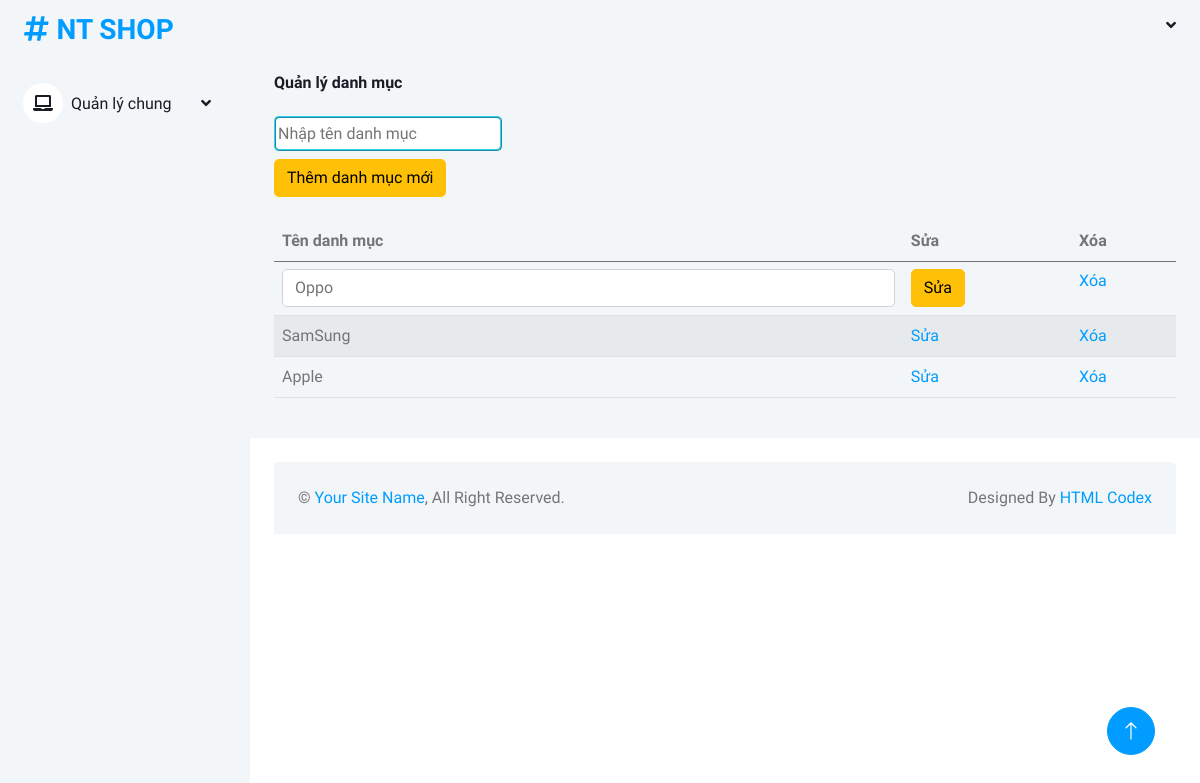
The page /admin/qldanhmuc/index.php?action=sua&id=1 on the database its author committed.
### tables this page shows
CREATE TABLE IF NOT EXISTS `danhmuc` (
  `id` int(11) NOT NULL AUTO_INCREMENT,
  `tendanhmuc` varchar(50) NOT NULL,
  PRIMARY KEY (`id`)
);

### model/danhmuc.php (called while the page is built, shortened)
<?php
class DANHMUC{
    public function laydanhmuc(){
        $dbcon = DATABASE::connect();
        try{
            $sql = "SELECT * FROM danhmuc";
            $cmd = $dbcon->prepare($sql);
            $cmd->execute();
            $result = $cmd->fetchAll();
            return $result;
        }
        catch(PDOException $e){
            $error_message = $e->getMessage();
            echo "<p>Lỗi truy vấn: $error_message</p>";
            exit();
        }
    }
}
?>

### admin/qldanhmuc/main.php (the view, shortened to what this page needs)
<?php include("../top.php"); ?>
            <div class="content_body bg-light">
                <div class="bg-light rounded h-100 p-4">
                    <h6 class="mb-4">Quản lý danh mục</h6>
                    <div class="d-flex align-items-center gap-2">
					<div id="formthem">
<form class="form-inline" method="post">
	<div><input type="text" name="txtten" placeholder="Nhập tên danh mục" class="add_category_inp"></div>
	<input type="submit" class="btn btn-warning mt-2 mb-4" value="Thêm danh mục mới">
</form>
</div>
                    </div>
                    <table class="table table-striped">
                        <thead>
                            <tr>
                                <th scope="col">Tên danh mục</th>
                                <th scope="col">Sửa</th>
                                <th scope="col">Xóa</th>
                            </tr>
                        </thead>
                        <tbody>
                            <tr>
                            <?php
	foreach($danhmuc as $d):
		if($d["id"] == $idsua) {
	?>
			<form method="post">
			<tr>
				<td><input type="text" class="form-control" name="txtten" value="<?php echo $d["tendanhmuc"]; ?>"></td>
				<td><input type="submit" class="btn btn-warning" value="Sửa"></td>
				<td><a href="index.php?action=xoa&id=<?php echo $d["id"]; ?>">Xóa</a></td>
			</tr>
			</form>
	<?php
		}
		else{
	?>
			<tr>
				<td><?php echo $d["tendanhmuc"]; ?></td>
				<td><a href="index.php?action=sua&id=<?php echo $d["id"]; ?>">Sửa</a></td>
				<td><a href="index.php?action=xoa&id=<?php echo $d["id"]; ?>">Xóa</a></td>
			</tr>
	<?php
		}
	endforeach;
	?>
                            </tr>
                        </tbody>
                    </table>
                </div>
            </div>
<?php include("../bottom.php"); ?>

### admin/css/style.css (style rules this page uses)
:root { --primary: #009CFF; --light: #F3F6F9; --dark: #191C24; }
.btn { transition: .5s; }
.add_category_inp { padding: 2px; height: 35px; border-color: #31D2F2; border-style: ridge; border-radius: 5px; }

### rows shown on the page
danhmuc: txtten "Oppo"
danhmuc: tendanhmuc "SamSung"
danhmuc: tendanhmuc "Apple"
